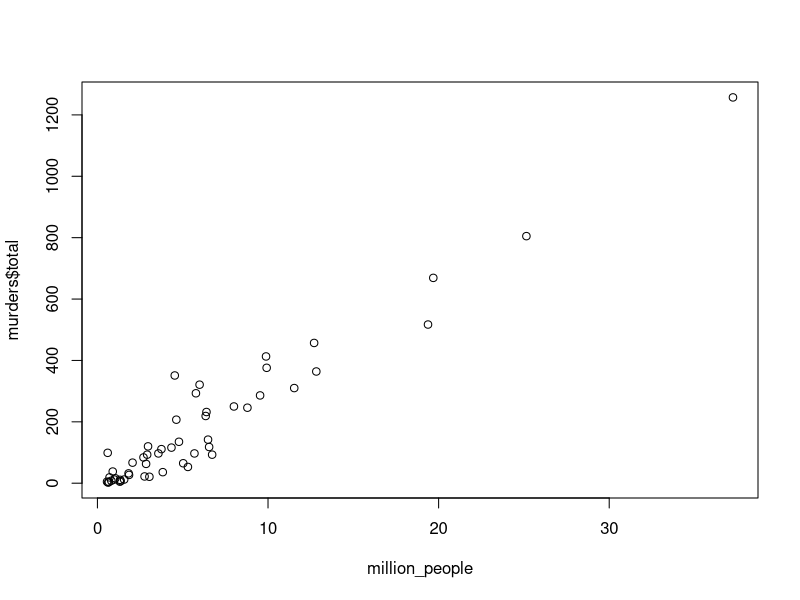
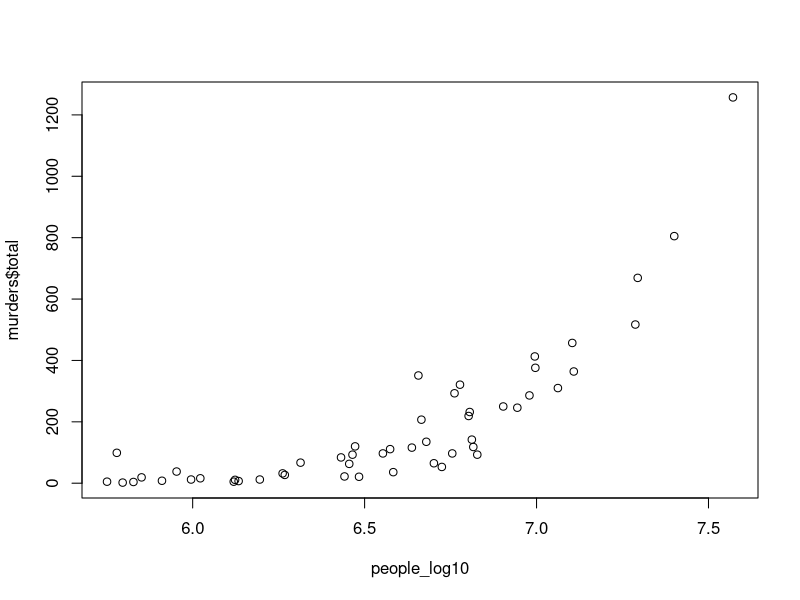
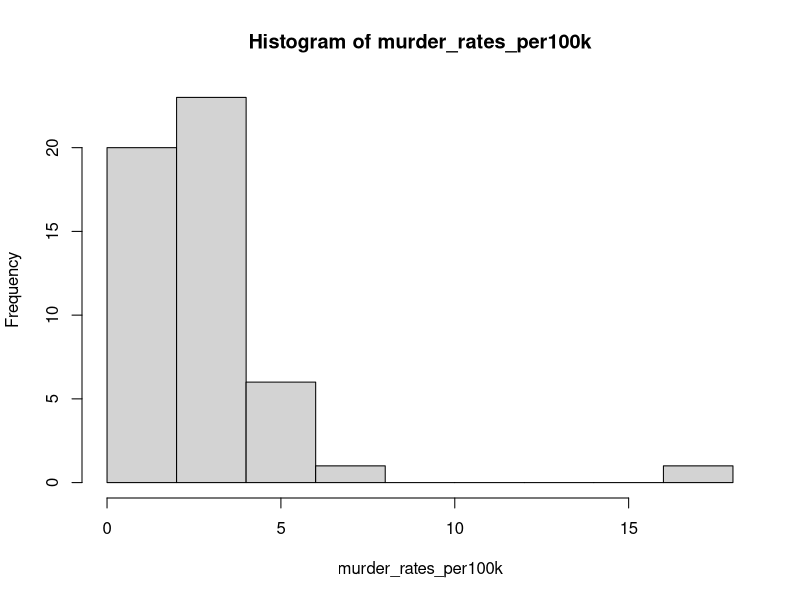
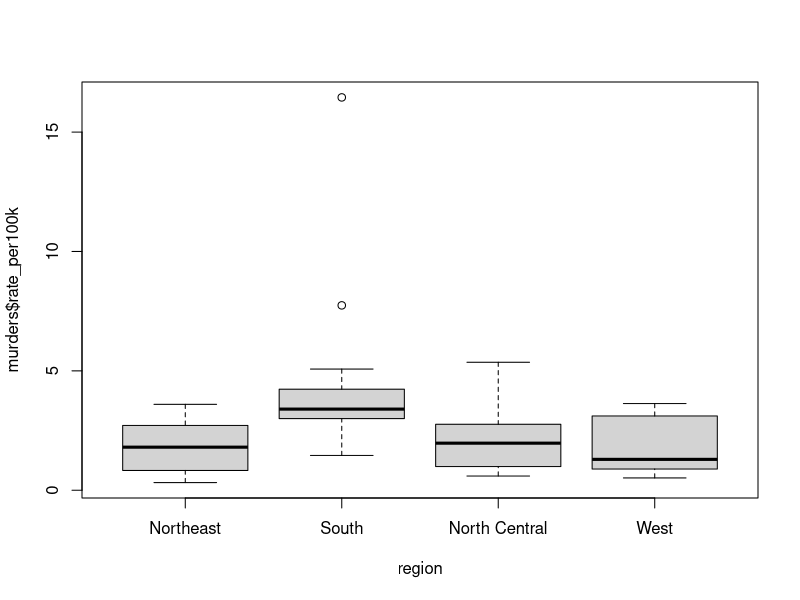

R code for these plots, in order:
# EXC 16
{
library(dslabs)
murders
print(paste("A classe de murders é: '", as.character(class(murders)),"'.", sep = ""))
}
# EXC 17
{
#str(murders)
#print(murders)
murder_rate <- (murders$total/murders$population)*100000
#print(murder_rate)
low <- murder_rate < 1
#print(low)
#print(murders$state)
print("Os estados com menos do que 1 homícidio por arma de fogo por 100.000 habitantes são:")
print(murders$state[low])
# EXC 18-19
}
{
print("Seguem os estados com menos do que 1 homicídio por arma de fogo por 100.000 habitantes e suas posições respectivas:")
print(paste(murders$state[low],": ", which(low), sep = ""))
}
# EXC 20
{
northeast <- murders$region == "Northeast"
states_northeast_low <-((low == TRUE) & (northeast==TRUE))
murders$state[states_northeast_low]
}
# EXC 21
{
avg_rate <- (sum(murder_rate)/length(murder_rate))
avg_rate
}
# EXC 22
{
states_below_avg <- murders$state[(murder_rate < avg_rate)]
states_below_avg
}
# EXC 23
{
million_people <- murders$population/1000000
people_log10 <- log10(murders$population)
plot(million_people, murders$total)
plot(people_log10, murders$total)
}
# EXC 24
{
murder_rates_per100k <- with(murders, total/population*10^5)
hist(murder_rates_per100k)
}
# EXC 25
{
murders$rate_per100k <- with(murders, total/population*10^5)
boxplot(murders$rate_per100k~region, data = murders)
}
